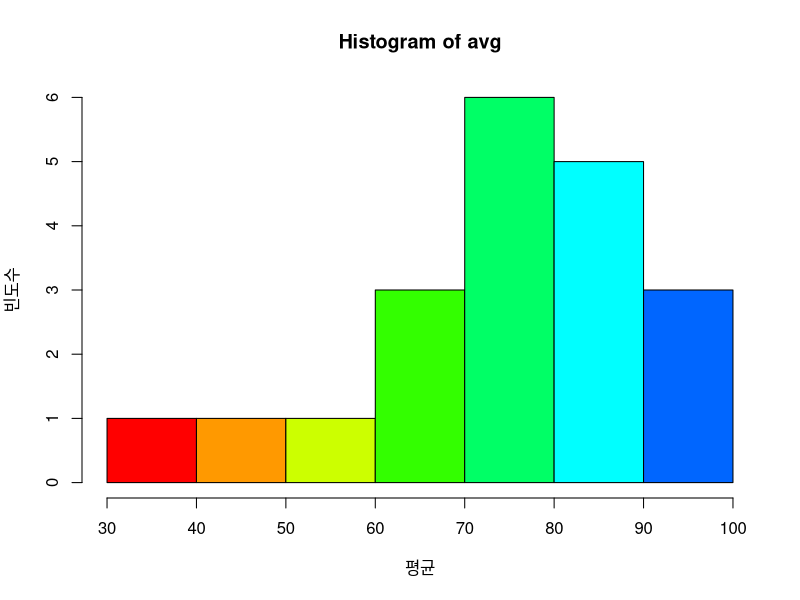

Write R code to recreate this figure.
kor <- c(80, 90, 70, 65, 55, 30, 60, 90, 88, 100, 76, 30, 55, 61, 89, 68, 78, 70, 88, 82)
eng <- c(70, 95, 88, 75, 55, 42, 66, 89, 95, 98, 88, 35, 60, 68, 90, 70, 75, 80, 78, 88)
mat <- c(88, 90, 86, 80, 62, 50, 65, 84, 88, 92, 80, 45, 66, 77, 89, 80, 80, 85, 70, 90)

total <- kor + eng + mat
avg <- total / 3

print(avg, digit = 3)   # digit은 유효 자릿수의 최소 수

hist(avg, col = rainbow(10), xlab = "평균", ylab = "빈도수")  
# col = colour to be used to fill in the bars 
# 색 지정 후 숫자는 어떤 정도로 색을 표현할 것 인지 (gray의 경우, [0,1])
# xlab, ylab은 각 축의 label(title)